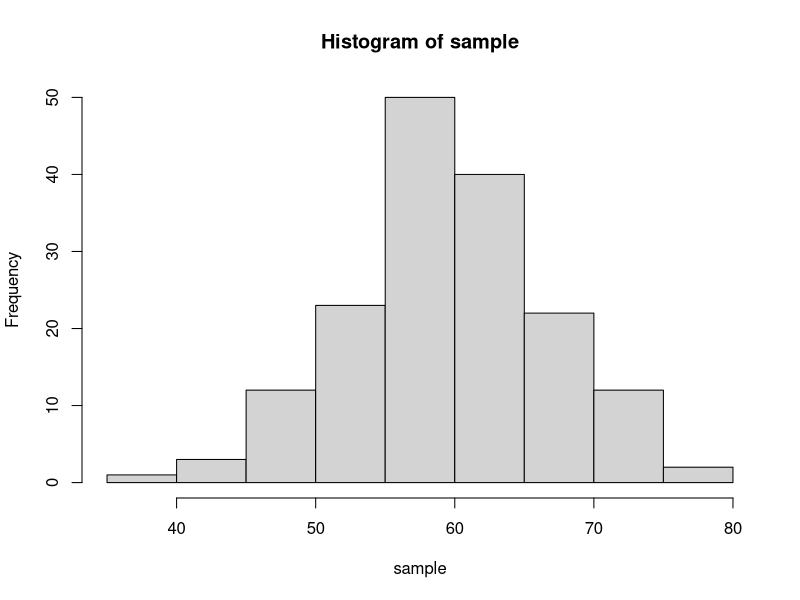

Recreate this plot in R.
# Task 1: Draw a sample of 165 persons from a normal distribution
# with mean = 60 and standard deviation = 7.4

set.seed(42)  # Setting seed for reproducibility
sample_size <- 165
mean_true <- 60
sd_true <- 7.4

# Draw the sample
( sample <- rnorm(sample_size, mean = mean_true, sd = sd_true) ) # rnorm...

hist(sample)

# Calculate mean and standard deviation of the sample
( sample_mean <- mean(sample) ) # 59.65796; very close!
( sample_sd <- sd(sample) ) # 7.31563; rather close


# Task 2: Replace 5 values in the sample with outliers (score of 100)
set.seed(42)  # Ensure reproducibility for replacing values
outlier_indices <- sample(seq_len(sample_size), 5) # choose 5 random indices
sample_with_outliers <- sample
sample_with_outliers[outlier_indices] <- 100 # replace with outliers
sample_with_outliers[outlier_indices]

# Calculate mean and standard deviation of the sample with replaced outliers
( mean_with_outliers <- mean(sample_with_outliers) ) # 60.86253; slightly higher
( sd_with_outliers <- sd(sample_with_outliers) ) #  10.01284; much higher


# Task 3: Estimate the impact of outliers on the median
# Define a function to replace a specified number of values with outliers
# and calculate the resulting median
replace_outliers_and_calculate_median <- function(outlier_value, num_outliers) {
  sample_replaced <- sample
  replace_indices <- sample(seq_len(sample_size), num_outliers)
  sample_replaced[replace_indices] <- outlier_value
  return(median(sample_replaced))
}

# Target median increase
target_median_increase <- 5
original_median <- median(sample)

# Finding the number of outliers required to shift the median by 5 points
num_outliers_needed <- 0
while (TRUE) { # potential infinite loop
  num_outliers_needed <- num_outliers_needed + 1
  new_median <- replace_outliers_and_calculate_median(100, num_outliers_needed)
  if (abs(new_median - original_median) >= target_median_increase) {
    break
  }
}

cat("Number of outliers needed to replace to shift the median by 5 points:", 
    num_outliers_needed, "\n")
